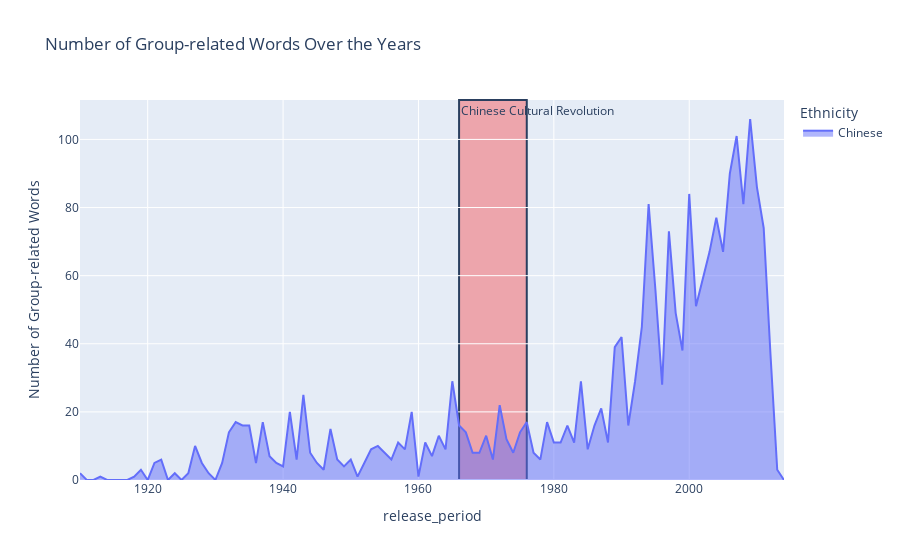

This figure's notebook cell:
### Markdown cell above
This is similar to what we saw for other events.

### Code cell
ethnicities=['Chinese']
plot_occurrences(df_sum, ethmerged, ethnicities, 1,[('1966','1976', 'Chinese Cultural Revolution')])

### Figure 1 — Plotly figure (JSON) as saved in the notebook; plotly's stock layout.template omitted (floating-point values rounded to 4 significant figures)
{"data": [{"fillpattern": {"shape": ""}, "hovertemplate": "Ethnicity=Chinese<br>release_period=%{x}<br>Number of Group-related Words=%{y}<extra></extra>", "legendgroup": "Chinese", "line": {"color": "#636efa"}, "marker": {"symbol": "circle"}, "mode": "lines", "name": "Chinese", "orientation": "v", "showlegend": true, "stackgroup": "1", "type": "scatter", "x": [1910, 1911, 1912, 1913, 1914, 1915, 1916, 1917, 1918, 1919, 1920, 1921, 1922, 1923, 1924, 1925, 1926, 1927, 1928, 1929, 1930, 1931, 1932, 1933, 1934, 1935, 1936, 1937, 1938, 1939, 1940, 1941, 1942, 1943, 1944, 1945, 1946, 1947, 1948, 1949, 1950, 1951, 1952, 1953, 1954, 1955, 1956, 1957, 1958, 1959, 1960, 1961, 1962, 1963, 1964, 1965, 1966, 1967, 1968, 1969, 1970, 1971, 1972, 1973, 1974, 1975, 1976, 1977, 1978, 1979, 1980, 1981, 1982, 1983, 1984, 1985, 1986, 1987, 1988, 1989, 1990, 1991, 1992, 1993, 1994, 1995, 1996, 1997, 1998, 1999, 2000, 2001, 2002, 2003, 2004, 2005, 2006, 2007, 2008, 2009, 2010, 2011, 2012, 2013, 2014], "xaxis": "x", "y": [2, 0, 0, 1, 0, 0, 0, 0, 1, 3, 0, 5, 6, 0, 2, 0, 2, 10, 5, 2, 0, 5, 14, 17, 16, 16, 5, 17, 7, 5, 4, 20, 6, 25, 8, 5, 3, 15, 6, 4, 6, 1, 5, 9, 10, 8, 6, 11, 9, 20, 1, 11, 7, 13, 9, 29, 16, 14, 8, 8, 13, 6, 22, 12, 8, 14, 17, 8, 6, 17, 11, 11, 16, 11, 29, 9, 16, 21, 11, 39, 42, 16, 29, 45, 81, 56, 28, 73, 49, 38, 84, 51, 59, 67, 77, 67, 90, 101, 81, 106, 86, 74, 37, 3, 0], "yaxis": "y"}], "layout": {"annotations": [{"showarrow": false, "text": "Chinese Cultural Revolution", "x": "1966", "xanchor": "left", "xref": "x", "y": 1, "yanchor": "top", "yref": "y domain"}], "legend": {"title": {"text": "Ethnicity"}, "tracegroupgap": 0}, "shapes": [{"fillcolor": "rgba(255, 0, 0, 0.3)", "layer": "below", "type": "rect", "x0": "1966", "x1": "1976", "xref": "x", "y0": 0, "y1": 1, "yref": "y domain"}], "title": {"text": "Number of Group-related Words Over the Years "}, "xaxis": {"anchor": "y", "domain": [0, 1], "title": {"text": "release_period"}}, "yaxis": {"anchor": "x", "domain": [0, 1], "title": {"text": "Number of Group-related Words"}}}}
